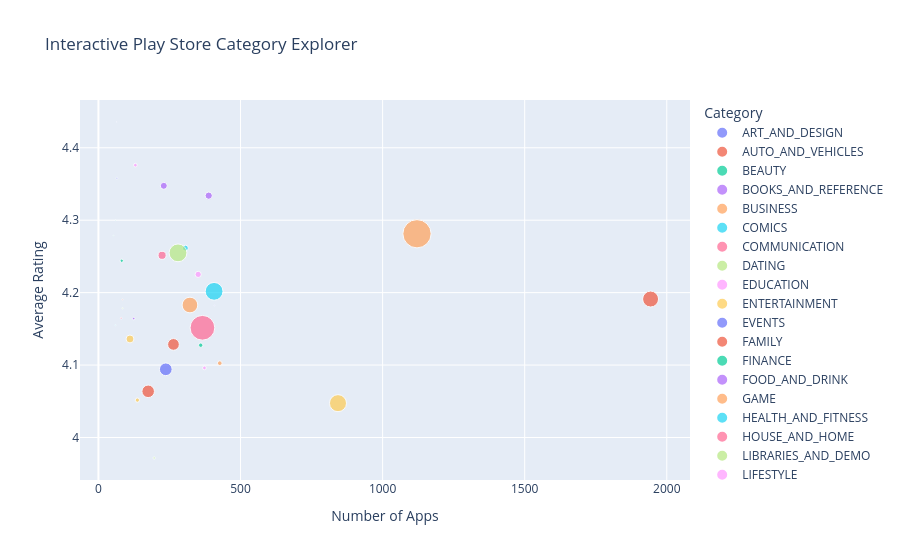

The code cell stored with this chart in its notebook:
### Code cell
import plotly.express as px

interactive_data = (
    apps_clean.groupby("Category")
    .agg(
        App_Count=("App", "count"),
        Average_Rating=("Rating", "mean"),
        Total_Installs=("Installs", "sum")
    )
    .reset_index()
)

fig = px.scatter(
    interactive_data,
    x="App_Count",
    y="Average_Rating",
    size="Total_Installs",
    color="Category",
    hover_name="Category",
    title="Interactive Play Store Category Explorer",
    labels={
        "App_Count": "Number of Apps",
        "Average_Rating": "Average Rating",
        "Total_Installs": "Total Recorded Installs"
    }
)

fig.show()
fig.write_html(OUTPUT_DIR / "10_interactive_category_explorer.html")

### Figure 1 — Plotly figure (JSON) as saved in the notebook; plotly's stock layout.template omitted (floating-point values rounded to 4 significant figures)
{"data": [{"hovertemplate": "<b>%{hovertext}</b><br><br>Category=ART_AND_DESIGN<br>Number of Apps=%{x}<br>Average Rating=%{y}<br>Total Recorded Installs=%{marker.size}<extra></extra>", "hovertext": ["ART_AND_DESIGN"], "legendgroup": "ART_AND_DESIGN", "marker": {"color": "#636efa", "size": [124300000.0], "sizemode": "area", "sizeref": 78860000.0, "symbol": "circle"}, "mode": "markers", "name": "ART_AND_DESIGN", "orientation": "v", "showlegend": true, "type": "scatter", "x": [65], "xaxis": "x", "y": [4.358], "yaxis": "y"}, {"hovertemplate": "<b>%{hovertext}</b><br><br>Category=AUTO_AND_VEHICLES<br>Number of Apps=%{x}<br>Average Rating=%{y}<br>Total Recorded Installs=%{marker.size}<extra></extra>", "hovertext": ["AUTO_AND_VEHICLES"], "legendgroup": "AUTO_AND_VEHICLES", "marker": {"color": "#EF553B", "size": [53130000.0], "sizemode": "area", "sizeref": 78860000.0, "symbol": "circle"}, "mode": "markers", "name": "AUTO_AND_VEHICLES", "orientation": "v", "showlegend": true, "type": "scatter", "x": [85], "xaxis": "x", "y": [4.19], "yaxis": "y"}, {"hovertemplate": "<b>%{hovertext}</b><br><br>Category=BEAUTY<br>Number of Apps=%{x}<br>Average Rating=%{y}<br>Total Recorded Installs=%{marker.size}<extra></extra>", "hovertext": ["BEAUTY"], "legendgroup": "BEAUTY", "marker": {"color": "#00cc96", "size": [27200000.0], "sizemode": "area", "sizeref": 78860000.0, "symbol": "circle"}, "mode": "markers", "name": "BEAUTY", "orientation": "v", "showlegend": true, "type": "scatter", "x": [53], "xaxis": "x", "y": [4.279], "yaxis": "y"}, {"hovertemplate": "<b>%{hovertext}</b><br><br>Category=BOOKS_AND_REFERENCE<br>Number of Apps=%{x}<br>Average Rating=%{y}<br>Total Recorded Installs=%{marker.size}<extra></extra>", "hovertext": ["BOOKS_AND_REFERENCE"], "legendgroup": "BOOKS_AND_REFERENCE", "marker": {"color": "#ab63fa", "size": [1916000000.0], "sizemode": "area", "sizeref": 78860000.0, "symbol": "circle"}, "mode": "markers", "name": "BOOKS_AND_REFERENCE", "orientation": "v", "showlegend": true, "type": "scatter", "x": [230], "xaxis": "x", "y": [4.347], "yaxis": "y"}, {"hovertemplate": "<b>%{hovertext}</b><br><br>Category=BUSINESS<br>Number of Apps=%{x}<br>Average Rating=%{y}<br>Total Recorded Installs=%{marker.size}<extra></extra>", "hovertext": ["BUSINESS"], "legendgroup": "BUSINESS", "marker": {"color": "#FFA15A", "size": [863700000.0], "sizemode": "area", "sizeref": 78860000.0, "symbol": "circle"}, "mode": "markers", "name": "BUSINESS", "orientation": "v", "showlegend": true, "type": "scatter", "x": [427], "xaxis": "x", "y": [4.103], "yaxis": "y"}, {"hovertemplate": "<b>%{hovertext}</b><br><br>Category=COMICS<br>Number of Apps=%{x}<br>Average Rating=%{y}<br>Total Recorded Installs=%{marker.size}<extra></extra>", "hovertext": ["COMICS"], "legendgroup": "COMICS", "marker": {"color": "#19d3f3", "size": [56090000.0], "sizemode": "area", "sizeref": 78860000.0, "symbol": "circle"}, "mode": "markers", "name": "COMICS", "orientation": "v", "showlegend": true, "type": "scatter", "x": [60], "xaxis": "x", "y": [4.155], "yaxis": "y"}, {"hovertemplate": "<b>%{hovertext}</b><br><br>Category=COMMUNICATION<br>Number of Apps=%{x}<br>Average Rating=%{y}<br>Total Recorded Installs=%{marker.size}<extra></extra>", "hovertext": ["COMMUNICATION"], "legendgroup": "COMMUNICATION", "marker": {"color": "#FF6692", "size": [24150000000.0], "sizemode": "area", "sizeref": 78860000.0, "symbol": "circle"}, "mode": "markers", "name": "COMMUNICATION", "orientation": "v", "showlegend": true, "type": "scatter", "x": [366], "xaxis": "x", "y": [4.151], "yaxis": "y"}, {"hovertemplate": "<b>%{hovertext}</b><br><br>Category=DATING<br>Number of Apps=%{x}<br>Average Rating=%{y}<br>Total Recorded Installs=%{marker.size}<extra></extra>", "hovertext": ["DATING"], "legendgroup": "DATING", "marker": {"color": "#B6E880", "size": [206500000.0], "sizemode": "area", "sizeref": 78860000.0, "symbol": "circle"}, "mode": "markers", "name": "DATING", "orientation": "v", "showlegend": true, "type": "scatter", "x": [196], "xaxis": "x", "y": [3.972], "yaxis": "y"}, {"hovertemplate": "<b>%{hovertext}</b><br><br>Category=EDUCATION<br>Number of Apps=%{x}<br>Average Rating=%{y}<br>Total Recorded Installs=%{marker.size}<extra></extra>", "hovertext": ["EDUCATION"], "legendgroup": "EDUCATION", "marker": {"color": "#FF97FF", "size": [534000000.0], "sizemode": "area", "sizeref": 78860000.0, "symbol": "circle"}, "mode": "markers", "name": "EDUCATION", "orientation": "v", "showlegend": true, "type": "scatter", "x": [130], "xaxis": "x", "y": [4.376], "yaxis": "y"}, {"hovertemplate": "<b>%{hovertext}</b><br><br>Category=ENTERTAINMENT<br>Number of Apps=%{x}<br>Average Rating=%{y}<br>Total Recorded Installs=%{marker.size}<extra></extra>", "hovertext": ["ENTERTAINMENT"], "legendgroup": "ENTERTAINMENT", "marker": {"color": "#FECB52", "size": [2456000000.0], "sizemode": "area", "sizeref": 78860000.0, "symbol": "circle"}, "mode": "markers", "name": "ENTERTAINMENT", "orientation": "v", "showlegend": true, "type": "scatter", "x": [111], "xaxis": "x", "y": [4.136], "yaxis": "y"}, {"hovertemplate": "<b>%{hovertext}</b><br><br>Category=EVENTS<br>Number of Apps=%{x}<br>Average Rating=%{y}<br>Total Recorded Installs=%{marker.size}<extra></extra>", "hovertext": ["EVENTS"], "legendgroup": "EVENTS", "marker": {"color": "#636efa", "size": [15970000.0], "sizemode": "area", "sizeref": 78860000.0, "symbol": "circle"}, "mode": "markers", "name": "EVENTS", "orientation": "v", "showlegend": true, "type": "scatter", "x": [64], "xaxis": "x", "y": [4.436], "yaxis": "y"}, {"hovertemplate": "<b>%{hovertext}</b><br><br>Category=FAMILY<br>Number of Apps=%{x}<br>Average Rating=%{y}<br>Total Recorded Installs=%{marker.size}<extra></extra>", "hovertext": ["FAMILY"], "legendgroup": "FAMILY", "marker": {"color": "#EF553B", "size": [10040000000.0], "sizemode": "area", "sizeref": 78860000.0, "symbol": "circle"}, "mode": "markers", "name": "FAMILY", "orientation": "v", "showlegend": true, "type": "scatter", "x": [1943], "xaxis": "x", "y": [4.191], "yaxis": "y"}, {"hovertemplate": "<b>%{hovertext}</b><br><br>Category=FINANCE<br>Number of Apps=%{x}<br>Average Rating=%{y}<br>Total Recorded Installs=%{marker.size}<extra></extra>", "hovertext": ["FINANCE"], "legendgroup": "FINANCE", "marker": {"color": "#00cc96", "size": [770300000.0], "sizemode": "area", "sizeref": 78860000.0, "symbol": "circle"}, "mode": "markers", "name": "FINANCE", "orientation": "v", "showlegend": true, "type": "scatter", "x": [360], "xaxis": "x", "y": [4.127], "yaxis": "y"}, {"hovertemplate": "<b>%{hovertext}</b><br><br>Category=FOOD_AND_DRINK<br>Number of Apps=%{x}<br>Average Rating=%{y}<br>Total Recorded Installs=%{marker.size}<extra></extra>", "hovertext": ["FOOD_AND_DRINK"], "legendgroup": "FOOD_AND_DRINK", "marker": {"color": "#ab63fa", "size": [257900000.0], "sizemode": "area", "sizeref": 78860000.0, "symbol": "circle"}, "mode": "markers", "name": "FOOD_AND_DRINK", "orientation": "v", "showlegend": true, "type": "scatter", "x": [124], "xaxis": "x", "y": [4.164], "yaxis": "y"}, {"hovertemplate": "<b>%{hovertext}</b><br><br>Category=GAME<br>Number of Apps=%{x}<br>Average Rating=%{y}<br>Total Recorded Installs=%{marker.size}<extra></extra>", "hovertext": ["GAME"], "legendgroup": "GAME", "marker": {"color": "#FFA15A", "size": [31540000000.0], "sizemode": "area", "sizeref": 78860000.0, "symbol": "circle"}, "mode": "markers", "name": "GAME", "orientation": "v", "showlegend": true, "type": "scatter", "x": [1121], "xaxis": "x", "y": [4.281], "yaxis": "y"}, {"hovertemplate": "<b>%{hovertext}</b><br><br>Category=HEALTH_AND_FITNESS<br>Number of Apps=%{x}<br>Average Rating=%{y}<br>Total Recorded Installs=%{marker.size}<extra></extra>", "hovertext": ["HEALTH_AND_FITNESS"], "legendgroup": "HEALTH_AND_FITNESS", "marker": {"color": "#19d3f3", "size": [1361000000.0], "sizemode": "area", "sizeref": 78860000.0, "symbol": "circle"}, "mode": "markers", "name": "HEALTH_AND_FITNESS", "orientation": "v", "showlegend": true, "type": "scatter", "x": [306], "xaxis": "x", "y": [4.261], "yaxis": "y"}, {"hovertemplate": "<b>%{hovertext}</b><br><br>Category=HOUSE_AND_HOME<br>Number of Apps=%{x}<br>Average Rating=%{y}<br>Total Recorded Installs=%{marker.size}<extra></extra>", "hovertext": ["HOUSE_AND_HOME"], "legendgroup": "HOUSE_AND_HOME", "marker": {"color": "#FF6692", "size": [125200000.0], "sizemode": "area", "sizeref": 78860000.0, "symbol": "circle"}, "mode": "markers", "name": "HOUSE_AND_HOME", "orientation": "v", "showlegend": true, "type": "scatter", "x": [80], "xaxis": "x", "y": [4.165], "yaxis": "y"}, {"hovertemplate": "<b>%{hovertext}</b><br><br>Category=LIBRARIES_AND_DEMO<br>Number of Apps=%{x}<br>Average Rating=%{y}<br>Total Recorded Installs=%{marker.size}<extra></extra>", "hovertext": ["LIBRARIES_AND_DEMO"], "legendgroup": "LIBRARIES_AND_DEMO", "marker": {"color": "#B6E880", "size": [63000000.0], "sizemode": "area", "sizeref": 78860000.0, "symbol": "circle"}, "mode": "markers", "name": "LIBRARIES_AND_DEMO", "orientation": "v", "showlegend": true, "type": "scatter", "x": [85], "xaxis": "x", "y": [4.178], "yaxis": "y"}, {"hovertemplate": "<b>%{hovertext}</b><br><br>Category=LIFESTYLE<br>Number of Apps=%{x}<br>Average Rating=%{y}<br>Total Recorded Installs=%{marker.size}<extra></extra>", "hovertext": ["LIFESTYLE"], "legendgroup": "LIFESTYLE", "marker": {"color": "#FF97FF", "size": [534800000.0], "sizemode": "area", "sizeref": 78860000.0, "symbol": "circle"}, "mode": "markers", "name": "LIFESTYLE", "orientation": "v", "showlegend": true, "type": "scatter", "x": [373], "xaxis": "x", "y": [4.096], "yaxis": "y"}, {"hovertemplate": "<b>%{hovertext}</b><br><br>Category=MAPS_AND_NAVIGATION<br>Number of Apps=%{x}<br>Average Rating=%{y}<br>Total Recorded Installs=%{marker.size}<extra></extra>", "hovertext": ["MAPS_AND_NAVIGATION"], "legendgroup": "MAPS_AND_NAVIGATION", "marker": {"color": "#FECB52", "size": [724300000.0], "sizemode": "area", "sizeref": 78860000.0, "symbol": "circle"}, "mode": "markers", "name": "MAPS_AND_NAVIGATION", "orientation": "v", "showlegend": true, "type": "scatter", "x": [137], "xaxis": "x", "y": [4.052], "yaxis": "y"}, {"hovertemplate": "<b>%{hovertext}</b><br><br>Category=MEDICAL<br>Number of Apps=%{x}<br>Average Rating=%{y}<br>Total Recorded Installs=%{marker.size}<extra></extra>", "hovertext": ["MEDICAL"], "legendgroup": "MEDICAL", "marker": {"color": "#636efa", "size": [42200000.0], "sizemode": "area", "sizeref": 78860000.0, "symbol": "circle"}, "mode": "markers", "name": "MEDICAL", "orientation": "v", "showlegend": true, "type": "scatter", "x": [408], "xaxis": "x", "y": [4.182], "yaxis": "y"}, {"hovertemplate": "<b>%{hovertext}</b><br><br>Category=NEWS_AND_MAGAZINES<br>Number of Apps=%{x}<br>Average Rating=%{y}<br>Total Recorded Installs=%{marker.size}<extra></extra>", "hovertext": ["NEWS_AND_MAGAZINES"], "legendgroup": "NEWS_AND_MAGAZINES", "marker": {"color": "#EF553B", "size": [5393000000.0], "sizemode": "area", "sizeref": 78860000.0, "symbol": "circle"}, "mode": "markers", "name": "NEWS_AND_MAGAZINES", "orientation": "v", "showlegend": true, "type": "scatter", "x": [264], "xaxis": "x", "y": [4.129], "yaxis": "y"}, {"hovertemplate": "<b>%{hovertext}</b><br><br>Category=PARENTING<br>Number of Apps=%{x}<br>Average Rating=%{y}<br>Total Recorded Installs=%{marker.size}<extra></extra>", "hovertext": ["PARENTING"], "legendgroup": "PARENTING", "marker": {"color": "#00cc96", "size": [31520000.0], "sizemode": "area", "sizeref": 78860000.0, "symbol": "circle"}, "mode": "markers", "name": "PARENTING", "orientation": "v", "showlegend": true, "type": "scatter", "x": [60], "xaxis": "x", "y": [4.3], "yaxis": "y"}, {"hovertemplate": "<b>%{hovertext}</b><br><br>Category=PERSONALIZATION<br>Number of Apps=%{x}<br>Average Rating=%{y}<br>Total Recorded Installs=%{marker.size}<extra></extra>", "hovertext": ["PERSONALIZATION"], "legendgroup": "PERSONALIZATION", "marker": {"color": "#ab63fa", "size": [2074000000.0], "sizemode": "area", "sizeref": 78860000.0, "symbol": "circle"}, "mode": "markers", "name": "PERSONALIZATION", "orientation": "v", "showlegend": true, "type": "scatter", "x": [388], "xaxis": "x", "y": [4.334], "yaxis": "y"}, {"hovertemplate": "<b>%{hovertext}</b><br><br>Category=PHOTOGRAPHY<br>Number of Apps=%{x}<br>Average Rating=%{y}<br>Total Recorded Installs=%{marker.size}<extra></extra>", "hovertext": ["PHOTOGRAPHY"], "legendgroup": "PHOTOGRAPHY", "marker": {"color": "#FFA15A", "size": [9721000000.0], "sizemode": "area", "sizeref": 78860000.0, "symbol": "circle"}, "mode": "markers", "name": "PHOTOGRAPHY", "orientation": "v", "showlegend": true, "type": "scatter", "x": [322], "xaxis": "x", "y": [4.183], "yaxis": "y"}, {"hovertemplate": "<b>%{hovertext}</b><br><br>Category=PRODUCTIVITY<br>Number of Apps=%{x}<br>Average Rating=%{y}<br>Total Recorded Installs=%{marker.size}<extra></extra>", "hovertext": ["PRODUCTIVITY"], "legendgroup": "PRODUCTIVITY", "marker": {"color": "#19d3f3", "size": [12460000000.0], "sizemode": "area", "sizeref": 78860000.0, "symbol": "circle"}, "mode": "markers", "name": "PRODUCTIVITY", "orientation": "v", "showlegend": true, "type": "scatter", "x": [407], "xaxis": "x", "y": [4.202], "yaxis": "y"}, {"hovertemplate": "<b>%{hovertext}</b><br><br>Category=SHOPPING<br>Number of Apps=%{x}<br>Average Rating=%{y}<br>Total Recorded Installs=%{marker.size}<extra></extra>", "hovertext": ["SHOPPING"], "legendgroup": "SHOPPING", "marker": {"color": "#FF6692", "size": [2573000000.0], "sizemode": "area", "sizeref": 78860000.0, "symbol": "circle"}, "mode": "markers", "name": "SHOPPING", "orientation": "v", "showlegend": true, "type": "scatter", "x": [224], "xaxis": "x", "y": [4.251], "yaxis": "y"}, {"hovertemplate": "<b>%{hovertext}</b><br><br>Category=SOCIAL<br>Number of Apps=%{x}<br>Average Rating=%{y}<br>Total Recorded Installs=%{marker.size}<extra></extra>", "hovertext": ["SOCIAL"], "legendgroup": "SOCIAL", "marker": {"color": "#B6E880", "size": [12510000000.0], "sizemode": "area", "sizeref": 78860000.0, "symbol": "circle"}, "mode": "markers", "name": "SOCIAL", "orientation": "v", "showlegend": true, "type": "scatter", "x": [280], "xaxis": "x", "y": [4.255], "yaxis": "y"}, {"hovertemplate": "<b>%{hovertext}</b><br><br>Category=SPORTS<br>Number of Apps=%{x}<br>Average Rating=%{y}<br>Total Recorded Installs=%{marker.size}<extra></extra>", "hovertext": ["SPORTS"], "legendgroup": "SPORTS", "marker": {"color": "#FF97FF", "size": [1529000000.0], "sizemode": "area", "sizeref": 78860000.0, "symbol": "circle"}, "mode": "markers", "name": "SPORTS", "orientation": "v", "showlegend": true, "type": "scatter", "x": [351], "xaxis": "x", "y": [4.225], "yaxis": "y"}, {"hovertemplate": "<b>%{hovertext}</b><br><br>Category=TOOLS<br>Number of Apps=%{x}<br>Average Rating=%{y}<br>Total Recorded Installs=%{marker.size}<extra></extra>", "hovertext": ["TOOLS"], "legendgroup": "TOOLS", "marker": {"color": "#FECB52", "size": [11450000000.0], "sizemode": "area", "sizeref": 78860000.0, "symbol": "circle"}, "mode": "markers", "name": "TOOLS", "orientation": "v", "showlegend": true, "type": "scatter", "x": [843], "xaxis": "x", "y": [4.047], "yaxis": "y"}, {"hovertemplate": "<b>%{hovertext}</b><br><br>Category=TRAVEL_AND_LOCAL<br>Number of Apps=%{x}<br>Average Rating=%{y}<br>Total Recorded Installs=%{marker.size}<extra></extra>", "hovertext": ["TRAVEL_AND_LOCAL"], "legendgroup": "TRAVEL_AND_LOCAL", "marker": {"color": "#636efa", "size": [6362000000.0], "sizemode": "area", "sizeref": 78860000.0, "symbol": "circle"}, "mode": "markers", "name": "TRAVEL_AND_LOCAL", "orientation": "v", "showlegend": true, "type": "scatter", "x": [237], "xaxis": "x", "y": [4.094], "yaxis": "y"}, {"hovertemplate": "<b>%{hovertext}</b><br><br>Category=VIDEO_PLAYERS<br>Number of Apps=%{x}<br>Average Rating=%{y}<br>Total Recorded Installs=%{marker.size}<extra></extra>", "hovertext": ["VIDEO_PLAYERS"], "legendgroup": "VIDEO_PLAYERS", "marker": {"color": "#EF553B", "size": [6222000000.0], "sizemode": "area", "sizeref": 78860000.0, "symbol": "circle"}, "mode": "markers", "name": "VIDEO_PLAYERS", "orientation": "v", "showlegend": true, "type": "scatter", "x": [175], "xaxis": "x", "y": [4.064], "yaxis": "y"}, {"hovertemplate": "<b>%{hovertext}</b><br><br>Category=WEATHER<br>Number of Apps=%{x}<br>Average Rating=%{y}<br>Total Recorded Installs=%{marker.size}<extra></extra>", "hovertext": ["WEATHER"], "legendgroup": "WEATHER", "marker": {"color": "#00cc96", "size": [426100000.0], "sizemode": "area", "sizeref": 78860000.0, "symbol": "circle"}, "mode": "markers", "name": "WEATHER", "orientation": "v", "showlegend": true, "type": "scatter", "x": [82], "xaxis": "x", "y": [4.244], "yaxis": "y"}], "layout": {"legend": {"itemsizing": "constant", "title": {"text": "Category"}, "tracegroupgap": 0}, "title": {"text": "Interactive Play Store Category Explorer"}, "xaxis": {"anchor": "y", "domain": [0, 1], "title": {"text": "Number of Apps"}}, "yaxis": {"anchor": "x", "domain": [0, 1], "title": {"text": "Average Rating"}}}}
